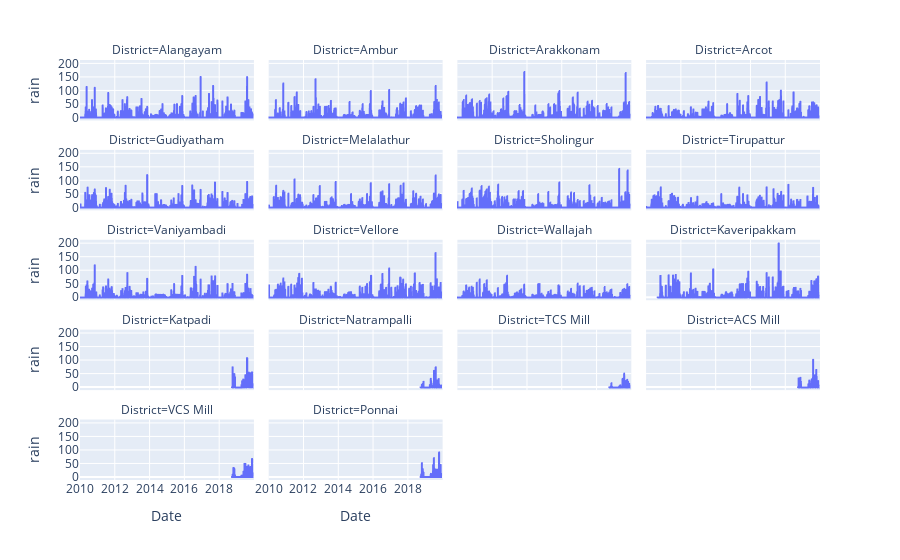

Here is the notebook cell this chart was saved with:
### Code cell
fig.show()

### Figure 1 — Plotly figure (JSON) as saved in the notebook; plotly's stock layout.template omitted (floating-point values rounded to 4 significant figures; data arrays with more than 128 entries replaced by an {"elided": "..."} marker saying what was removed)
{"data": [{"hovertemplate": "District=Alangayam<br>Date=%{x}<br>rain=%{y}<extra></extra>", "legendgroup": "", "line": {"color": "#636efa", "dash": "solid"}, "mode": "lines", "name": "", "showlegend": false, "type": "scattergl", "x": {"elided": "3652 str values"}, "xaxis": "x17", "y": {"elided": "3652 float values"}, "yaxis": "y17"}, {"hovertemplate": "District=Ambur<br>Date=%{x}<br>rain=%{y}<extra></extra>", "legendgroup": "", "line": {"color": "#636efa", "dash": "solid"}, "mode": "lines", "name": "", "showlegend": false, "type": "scattergl", "x": {"elided": "3652 str values"}, "xaxis": "x18", "y": {"elided": "3652 float values"}, "yaxis": "y18"}, {"hovertemplate": "District=Arakkonam<br>Date=%{x}<br>rain=%{y}<extra></extra>", "legendgroup": "", "line": {"color": "#636efa", "dash": "solid"}, "mode": "lines", "name": "", "showlegend": false, "type": "scattergl", "x": {"elided": "3652 str values"}, "xaxis": "x19", "y": {"elided": "3652 float values"}, "yaxis": "y19"}, {"hovertemplate": "District=Arcot<br>Date=%{x}<br>rain=%{y}<extra></extra>", "legendgroup": "", "line": {"color": "#636efa", "dash": "solid"}, "mode": "lines", "name": "", "showlegend": false, "type": "scattergl", "x": {"elided": "3652 str values"}, "xaxis": "x20", "y": {"elided": "3652 float values"}, "yaxis": "y20"}, {"hovertemplate": "District=Gudiyatham<br>Date=%{x}<br>rain=%{y}<extra></extra>", "legendgroup": "", "line": {"color": "#636efa", "dash": "solid"}, "mode": "lines", "name": "", "showlegend": false, "type": "scattergl", "x": {"elided": "3652 str values"}, "xaxis": "x13", "y": {"elided": "3652 float values"}, "yaxis": "y13"}, {"hovertemplate": "District=Melalathur<br>Date=%{x}<br>rain=%{y}<extra></extra>", "legendgroup": "", "line": {"color": "#636efa", "dash": "solid"}, "mode": "lines", "name": "", "showlegend": false, "type": "scattergl", "x": {"elided": "3652 str values"}, "xaxis": "x14", "y": {"elided": "3652 float values"}, "yaxis": "y14"}, {"hovertemplate": "District=Sholingur<br>Date=%{x}<br>rain=%{y}<extra></extra>", "legendgroup": "", "line": {"color": "#636efa", "dash": "solid"}, "mode": "lines", "name": "", "showlegend": false, "type": "scattergl", "x": {"elided": "3652 str values"}, "xaxis": "x15", "y": {"elided": "3652 float values"}, "yaxis": "y15"}, {"hovertemplate": "District=Tirupattur<br>Date=%{x}<br>rain=%{y}<extra></extra>", "legendgroup": "", "line": {"color": "#636efa", "dash": "solid"}, "mode": "lines", "name": "", "showlegend": false, "type": "scattergl", "x": {"elided": "3652 str values"}, "xaxis": "x16", "y": {"elided": "3652 float values"}, "yaxis": "y16"}, {"hovertemplate": "District=Vaniyambadi<br>Date=%{x}<br>rain=%{y}<extra></extra>", "legendgroup": "", "line": {"color": "#636efa", "dash": "solid"}, "mode": "lines", "name": "", "showlegend": false, "type": "scattergl", "x": {"elided": "3652 str values"}, "xaxis": "x9", "y": {"elided": "3652 float values"}, "yaxis": "y9"}, {"hovertemplate": "District=Vellore<br>Date=%{x}<br>rain=%{y}<extra></extra>", "legendgroup": "", "line": {"color": "#636efa", "dash": "solid"}, "mode": "lines", "name": "", "showlegend": false, "type": "scattergl", "x": {"elided": "3652 str values"}, "xaxis": "x10", "y": {"elided": "3652 float values"}, "yaxis": "y10"}, {"hovertemplate": "District=Wallajah<br>Date=%{x}<br>rain=%{y}<extra></extra>", "legendgroup": "", "line": {"color": "#636efa", "dash": "solid"}, "mode": "lines", "name": "", "showlegend": false, "type": "scattergl", "x": {"elided": "3652 str values"}, "xaxis": "x11", "y": {"elided": "3652 float values"}, "yaxis": "y11"}, {"hovertemplate": "District=Kaveripakkam<br>Date=%{x}<br>rain=%{y}<extra></extra>", "legendgroup": "", "line": {"color": "#636efa", "dash": "solid"}, "mode": "lines", "name": "", "showlegend": false, "type": "scattergl", "x": {"elided": "3378 str values"}, "xaxis": "x12", "y": {"elided": "3378 float values"}, "yaxis": "y12"}, {"hovertemplate": "District=Katpadi<br>Date=%{x}<br>rain=%{y}<extra></extra>", "legendgroup": "", "line": {"color": "#636efa", "dash": "solid"}, "mode": "lines", "name": "", "showlegend": false, "type": "scattergl", "x": {"elided": "457 str values"}, "xaxis": "x5", "y": {"elided": "457 float values"}, "yaxis": "y5"}, {"hovertemplate": "District=Natrampalli<br>Date=%{x}<br>rain=%{y}<extra></extra>", "legendgroup": "", "line": {"color": "#636efa", "dash": "solid"}, "mode": "lines", "name": "", "showlegend": false, "type": "scattergl", "x": {"elided": "457 str values"}, "xaxis": "x6", "y": {"elided": "457 float values"}, "yaxis": "y6"}, {"hovertemplate": "District=TCS Mill<br>Date=%{x}<br>rain=%{y}<extra></extra>", "legendgroup": "", "line": {"color": "#636efa", "dash": "solid"}, "mode": "lines", "name": "", "showlegend": false, "type": "scattergl", "x": {"elided": "457 str values"}, "xaxis": "x7", "y": {"elided": "457 float values"}, "yaxis": "y7"}, {"hovertemplate": "District=ACS Mill<br>Date=%{x}<br>rain=%{y}<extra></extra>", "legendgroup": "", "line": {"color": "#636efa", "dash": "solid"}, "mode": "lines", "name": "", "showlegend": false, "type": "scattergl", "x": {"elided": "457 str values"}, "xaxis": "x8", "y": {"elided": "457 float values"}, "yaxis": "y8"}, {"hovertemplate": "District=VCS Mill<br>Date=%{x}<br>rain=%{y}<extra></extra>", "legendgroup": "", "line": {"color": "#636efa", "dash": "solid"}, "mode": "lines", "name": "", "showlegend": false, "type": "scattergl", "x": {"elided": "457 str values"}, "xaxis": "x", "y": {"elided": "457 float values"}, "yaxis": "y"}, {"hovertemplate": "District=Ponnai<br>Date=%{x}<br>rain=%{y}<extra></extra>", "legendgroup": "", "line": {"color": "#636efa", "dash": "solid"}, "mode": "lines", "name": "", "showlegend": false, "type": "scattergl", "x": {"elided": "457 str values"}, "xaxis": "x2", "y": {"elided": "457 float values"}, "yaxis": "y2"}], "layout": {"annotations": [{"font": {}, "showarrow": false, "text": "District=VCS Mill", "x": 0.1175, "xanchor": "center", "xref": "paper", "y": 0.144, "yanchor": "bottom", "yref": "paper"}, {"font": {}, "showarrow": false, "text": "District=Ponnai", "x": 0.3725, "xanchor": "center", "xref": "paper", "y": 0.144, "yanchor": "bottom", "yref": "paper"}, {"font": {}, "showarrow": false, "text": "District=Katpadi", "x": 0.1175, "xanchor": "center", "xref": "paper", "y": 0.358, "yanchor": "bottom", "yref": "paper"}, {"font": {}, "showarrow": false, "text": "District=Natrampalli", "x": 0.3725, "xanchor": "center", "xref": "paper", "y": 0.358, "yanchor": "bottom", "yref": "paper"}, {"font": {}, "showarrow": false, "text": "District=TCS Mill", "x": 0.6275, "xanchor": "center", "xref": "paper", "y": 0.358, "yanchor": "bottom", "yref": "paper"}, {"font": {}, "showarrow": false, "text": "District=ACS Mill", "x": 0.8825, "xanchor": "center", "xref": "paper", "y": 0.358, "yanchor": "bottom", "yref": "paper"}, {"font": {}, "showarrow": false, "text": "District=Vaniyambadi", "x": 0.1175, "xanchor": "center", "xref": "paper", "y": 0.572, "yanchor": "bottom", "yref": "paper"}, {"font": {}, "showarrow": false, "text": "District=Vellore", "x": 0.3725, "xanchor": "center", "xref": "paper", "y": 0.572, "yanchor": "bottom", "yref": "paper"}, {"font": {}, "showarrow": false, "text": "District=Wallajah", "x": 0.6275, "xanchor": "center", "xref": "paper", "y": 0.572, "yanchor": "bottom", "yref": "paper"}, {"font": {}, "showarrow": false, "text": "District=Kaveripakkam", "x": 0.8825, "xanchor": "center", "xref": "paper", "y": 0.572, "yanchor": "bottom", "yref": "paper"}, {"font": {}, "showarrow": false, "text": "District=Gudiyatham", "x": 0.1175, "xanchor": "center", "xref": "paper", "y": 0.786, "yanchor": "bottom", "yref": "paper"}, {"font": {}, "showarrow": false, "text": "District=Melalathur", "x": 0.3725, "xanchor": "center", "xref": "paper", "y": 0.786, "yanchor": "bottom", "yref": "paper"}, {"font": {}, "showarrow": false, "text": "District=Sholingur", "x": 0.6275, "xanchor": "center", "xref": "paper", "y": 0.786, "yanchor": "bottom", "yref": "paper"}, {"font": {}, "showarrow": false, "text": "District=Tirupattur", "x": 0.8825, "xanchor": "center", "xref": "paper", "y": 0.786, "yanchor": "bottom", "yref": "paper"}, {"font": {}, "showarrow": false, "text": "District=Alangayam", "x": 0.1175, "xanchor": "center", "xref": "paper", "y": 1, "yanchor": "bottom", "yref": "paper"}, {"font": {}, "showarrow": false, "text": "District=Ambur", "x": 0.3725, "xanchor": "center", "xref": "paper", "y": 1, "yanchor": "bottom", "yref": "paper"}, {"font": {}, "showarrow": false, "text": "District=Arakkonam", "x": 0.6275, "xanchor": "center", "xref": "paper", "y": 1, "yanchor": "bottom", "yref": "paper"}, {"font": {}, "showarrow": false, "text": "District=Arcot", "x": 0.8825, "xanchor": "center", "xref": "paper", "y": 1, "yanchor": "bottom", "yref": "paper"}], "legend": {"tracegroupgap": 0}, "margin": {"t": 60}, "xaxis": {"anchor": "y", "domain": [0, 0.235], "title": {"text": "Date"}}, "xaxis10": {"anchor": "y10", "domain": [0.255, 0.49], "matches": "x", "showticklabels": false}, "xaxis11": {"anchor": "y11", "domain": [0.51, 0.745], "matches": "x", "showticklabels": false}, "xaxis12": {"anchor": "y12", "domain": [0.765, 1.0], "matches": "x", "showticklabels": false}, "xaxis13": {"anchor": "y13", "domain": [0, 0.235], "matches": "x", "showticklabels": false}, "xaxis14": {"anchor": "y14", "domain": [0.255, 0.49], "matches": "x", "showticklabels": false}, "xaxis15": {"anchor": "y15", "domain": [0.51, 0.745], "matches": "x", "showticklabels": false}, "xaxis16": {"anchor": "y16", "domain": [0.765, 1.0], "matches": "x", "showticklabels": false}, "xaxis17": {"anchor": "y17", "domain": [0, 0.235], "matches": "x", "showticklabels": false}, "xaxis18": {"anchor": "y18", "domain": [0.255, 0.49], "matches": "x", "showticklabels": false}, "xaxis19": {"anchor": "y19", "domain": [0.51, 0.745], "matches": "x", "showticklabels": false}, "xaxis2": {"anchor": "y2", "domain": [0.255, 0.49], "matches": "x", "title": {"text": "Date"}}, "xaxis20": {"anchor": "y20", "domain": [0.765, 1.0], "matches": "x", "showticklabels": false}, "xaxis3": {"anchor": "y3", "domain": [0.51, 0.745], "matches": "x", "title": {"text": "Date"}}, "xaxis4": {"anchor": "y4", "domain": [0.765, 1.0], "matches": "x", "title": {"text": "Date"}}, "xaxis5": {"anchor": "y5", "domain": [0, 0.235], "matches": "x", "showticklabels": false}, "xaxis6": {"anchor": "y6", "domain": [0.255, 0.49], "matches": "x", "showticklabels": false}, "xaxis7": {"anchor": "y7", "domain": [0.51, 0.745], "matches": "x", "showticklabels": false}, "xaxis8": {"anchor": "y8", "domain": [0.765, 1.0], "matches": "x", "showticklabels": false}, "xaxis9": {"anchor": "y9", "domain": [0, 0.235], "matches": "x", "showticklabels": false}, "yaxis": {"anchor": "x", "domain": [0, 0.144], "title": {"text": "rain"}}, "yaxis10": {"anchor": "x10", "domain": [0.428, 0.572], "matches": "y", "showticklabels": false}, "yaxis11": {"anchor": "x11", "domain": [0.428, 0.572], "matches": "y", "showticklabels": false}, "yaxis12": {"anchor": "x12", "domain": [0.428, 0.572], "matches": "y", "showticklabels": false}, "yaxis13": {"anchor": "x13", "domain": [0.642, 0.786], "matches": "y", "title": {"text": "rain"}}, "yaxis14": {"anchor": "x14", "domain": [0.642, 0.786], "matches": "y", "showticklabels": false}, "yaxis15": {"anchor": "x15", "domain": [0.642, 0.786], "matches": "y", "showticklabels": false}, "yaxis16": {"anchor": "x16", "domain": [0.642, 0.786], "matches": "y", "showticklabels": false}, "yaxis17": {"anchor": "x17", "domain": [0.856, 1], "matches": "y", "title": {"text": "rain"}}, "yaxis18": {"anchor": "x18", "domain": [0.856, 1], "matches": "y", "showticklabels": false}, "yaxis19": {"anchor": "x19", "domain": [0.856, 1], "matches": "y", "showticklabels": false}, "yaxis2": {"anchor": "x2", "domain": [0, 0.144], "matches": "y", "showticklabels": false}, "yaxis20": {"anchor": "x20", "domain": [0.856, 1], "matches": "y", "showticklabels": false}, "yaxis3": {"anchor": "x3", "domain": [0, 0.144], "matches": "y", "showticklabels": false}, "yaxis4": {"anchor": "x4", "domain": [0, 0.144], "matches": "y", "showticklabels": false}, "yaxis5": {"anchor": "x5", "domain": [0.214, 0.358], "matches": "y", "title": {"text": "rain"}}, "yaxis6": {"anchor": "x6", "domain": [0.214, 0.358], "matches": "y", "showticklabels": false}, "yaxis7": {"anchor": "x7", "domain": [0.214, 0.358], "matches": "y", "showticklabels": false}, "yaxis8": {"anchor": "x8", "domain": [0.214, 0.358], "matches": "y", "showticklabels": false}, "yaxis9": {"anchor": "x9", "domain": [0.428, 0.572], "matches": "y", "title": {"text": "rain"}}}}
